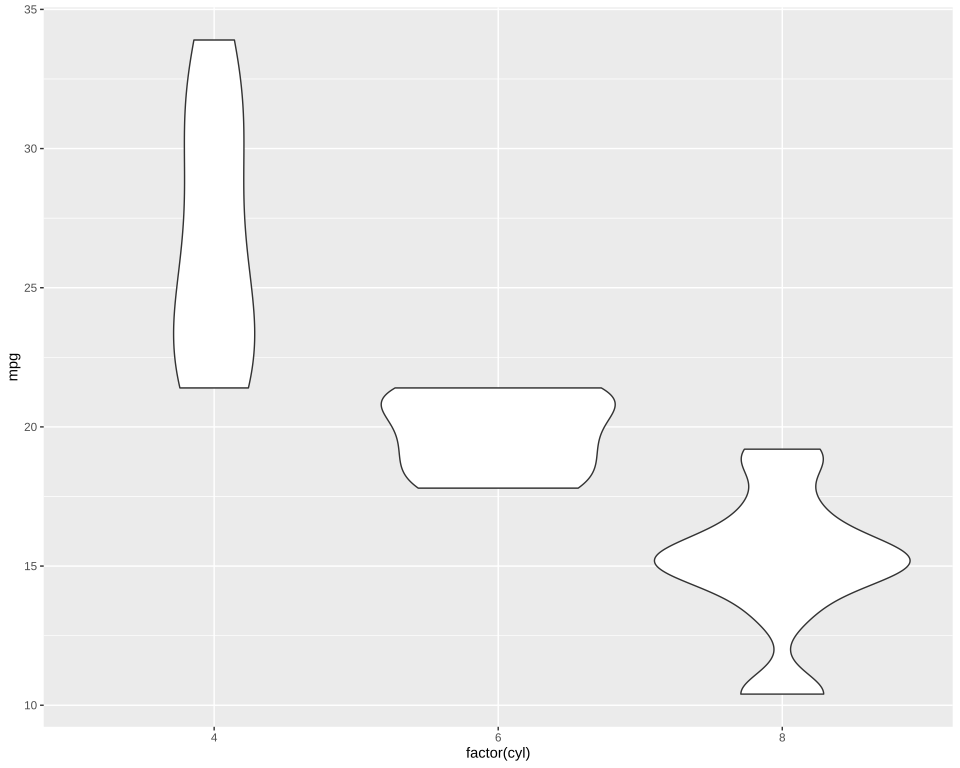

R code for this plot:
# The plot test/golden/violin.svg draws, drawn by ggplot2 itself, as ggplot2's own visual tests
# draw their snapshots: the independent check on that golden whenever it changes. The suite never
# runs this; it needs R, ggplot2 and vdiffr, saved as the Docker image giggly-r:ggplot2-4.0.3. From
# the repository's root:
#
#   docker run --rm -v "$PWD/test/golden":/golden:ro giggly-r:ggplot2-4.0.3 \
#     Rscript /golden/violin.R > violin.ggplot2.svg
#
# and compare the two drawings element by element, as test/golden/point.R describes, `<line>`
# elements included.
#
# geom_violin()'s first example from ggplot2's reference page: mtcars' mileage by its
# cylinders, a violin for each, each the same area, trimmed to its group's extent.
#
# First checked with ggplot2 4.0.3 and vdiffr 1.0.9: every element and clip path matches but
# svglite's around the whole drawing, and the one departure is test/golden/point.R's, the x axis
# drawn before the y.

library(ggplot2)

plot <- ggplot(mtcars, aes(factor(cyl), mpg)) +
  geom_violin() +
  theme_gray()

file <- tempfile(fileext = ".svg")
vdiffr::write_svg(plot, file)
cat(readLines(file), sep = "\n")
